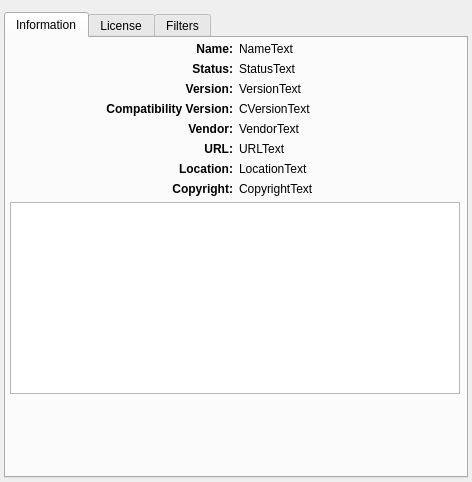
<?xml version="1.0" encoding="UTF-8"?>
<ui version="4.0">
 <class>PluginDetails</class>
 <widget class="QWidget" name="PluginDetails">
  <property name="geometry">
   <rect>
    <x>0</x>
    <y>0</y>
    <width>472</width>
    <height>482</height>
   </rect>
  </property>
  <property name="minimumSize">
   <size>
    <width>0</width>
    <height>0</height>
   </size>
  </property>
  <property name="windowTitle">
   <string>Dialog</string>
  </property>
  <layout class="QGridLayout" name="gridLayout">
   <property name="leftMargin">
    <number>4</number>
   </property>
   <property name="topMargin">
    <number>12</number>
   </property>
   <property name="rightMargin">
    <number>4</number>
   </property>
   <property name="bottomMargin">
    <number>4</number>
   </property>
   <item row="1" column="2">
    <widget class="QTabWidget" name="tabWidget">
     <property name="currentIndex">
      <number>0</number>
     </property>
     <widget class="QWidget" name="informationTab">
      <attribute name="title">
       <string>Information</string>
      </attribute>
      <layout class="QGridLayout" name="gridLayout_3">
       <property name="leftMargin">
        <number>4</number>
       </property>
       <property name="topMargin">
        <number>4</number>
       </property>
       <property name="rightMargin">
        <number>4</number>
       </property>
       <property name="bottomMargin">
        <number>4</number>
       </property>
       <item row="1" column="1">
        <widget class="QLabel" name="statusLabel">
         <property name="text">
          <string>StatusText</string>
         </property>
         <property name="wordWrap">
          <bool>true</bool>
         </property>
        </widget>
       </item>
       <item row="6" column="1">
        <widget class="QLabel" name="locationLabel">
         <property name="text">
          <string>LocationText</string>
         </property>
         <property name="wordWrap">
          <bool>true</bool>
         </property>
        </widget>
       </item>
       <item row="4" column="1">
        <widget class="QLabel" name="vendorLabel">
         <property name="text">
          <string>VendorText</string>
         </property>
         <property name="wordWrap">
          <bool>true</bool>
         </property>
        </widget>
       </item>
       <item row="5" column="1">
        <widget class="QLabel" name="urlLabel">
         <property name="text">
          <string>URLText</string>
         </property>
         <property name="wordWrap">
          <bool>true</bool>
         </property>
        </widget>
       </item>
       <item row="3" column="1">
        <widget class="QLabel" name="cVersionLabel">
         <property name="text">
          <string>CVersionText</string>
         </property>
         <property name="wordWrap">
          <bool>true</bool>
         </property>
        </widget>
       </item>
       <item row="7" column="0">
        <widget class="QLabel" name="copyrightHeader">
         <property name="text">
          <string>&lt;html&gt;&lt;head/&gt;&lt;body&gt;&lt;p&gt;&lt;span style=&quot; font-weight:600;&quot;&gt;Copyright:&lt;/span&gt;&lt;/p&gt;&lt;/body&gt;&lt;/html&gt;</string>
         </property>
         <property name="alignment">
          <set>Qt::AlignRight|Qt::AlignTrailing|Qt::AlignVCenter</set>
         </property>
        </widget>
       </item>
       <item row="7" column="1">
        <widget class="QLabel" name="copyrightLabel">
         <property name="text">
          <string>CopyrightText</string>
         </property>
         <property name="wordWrap">
          <bool>true</bool>
         </property>
        </widget>
       </item>
       <item row="4" column="0">
        <widget class="QLabel" name="vendorHeader">
         <property name="text">
          <string>&lt;html&gt;&lt;head/&gt;&lt;body&gt;&lt;p&gt;&lt;span style=&quot; font-weight:600;&quot;&gt;Vendor:&lt;/span&gt;&lt;/p&gt;&lt;/body&gt;&lt;/html&gt;</string>
         </property>
         <property name="alignment">
          <set>Qt::AlignRight|Qt::AlignTrailing|Qt::AlignVCenter</set>
         </property>
        </widget>
       </item>
       <item row="6" column="0">
        <widget class="QLabel" name="locationHeader">
         <property name="text">
          <string>&lt;html&gt;&lt;head/&gt;&lt;body&gt;&lt;p&gt;&lt;span style=&quot; font-weight:600;&quot;&gt;Location:&lt;/span&gt;&lt;/p&gt;&lt;/body&gt;&lt;/html&gt;</string>
         </property>
         <property name="alignment">
          <set>Qt::AlignRight|Qt::AlignTrailing|Qt::AlignVCenter</set>
         </property>
        </widget>
       </item>
       <item row="1" column="0">
        <widget class="QLabel" name="statusHeader">
         <property name="text">
          <string>&lt;html&gt;&lt;head/&gt;&lt;body&gt;&lt;p&gt;&lt;span style=&quot; font-weight:600;&quot;&gt;Status:&lt;/span&gt;&lt;/p&gt;&lt;/body&gt;&lt;/html&gt;</string>
         </property>
         <property name="textFormat">
          <enum>Qt::AutoText</enum>
         </property>
         <property name="alignment">
          <set>Qt::AlignRight|Qt::AlignTrailing|Qt::AlignVCenter</set>
         </property>
        </widget>
       </item>
       <item row="2" column="0">
        <widget class="QLabel" name="versionHeader">
         <property name="text">
          <string>&lt;html&gt;&lt;head/&gt;&lt;body&gt;&lt;p&gt;&lt;span style=&quot; font-weight:600;&quot;&gt;Version:&lt;/span&gt;&lt;/p&gt;&lt;/body&gt;&lt;/html&gt;</string>
         </property>
         <property name="alignment">
          <set>Qt::AlignRight|Qt::AlignTrailing|Qt::AlignVCenter</set>
         </property>
        </widget>
       </item>
       <item row="2" column="1">
        <widget class="QLabel" name="versionLabel">
         <property name="text">
          <string>VersionText</string>
         </property>
         <property name="wordWrap">
          <bool>true</bool>
         </property>
        </widget>
       </item>
       <item row="0" column="0">
        <widget class="QLabel" name="nameHeader">
         <property name="layoutDirection">
          <enum>Qt::LeftToRight</enum>
         </property>
         <property name="text">
          <string>&lt;html&gt;&lt;head/&gt;&lt;body&gt;&lt;p&gt;&lt;span style=&quot; font-weight:600;&quot;&gt;Name:&lt;/span&gt;&lt;/p&gt;&lt;/body&gt;&lt;/html&gt;</string>
         </property>
         <property name="alignment">
          <set>Qt::AlignRight|Qt::AlignTrailing|Qt::AlignVCenter</set>
         </property>
        </widget>
       </item>
       <item row="0" column="1">
        <widget class="QLabel" name="nameLabel">
         <property name="text">
          <string>NameText</string>
         </property>
         <property name="wordWrap">
          <bool>true</bool>
         </property>
        </widget>
       </item>
       <item row="5" column="0">
        <widget class="QLabel" name="urlHeader">
         <property name="text">
          <string>&lt;html&gt;&lt;head/&gt;&lt;body&gt;&lt;p&gt;&lt;span style=&quot; font-weight:600;&quot;&gt;URL:&lt;/span&gt;&lt;/p&gt;&lt;/body&gt;&lt;/html&gt;</string>
         </property>
         <property name="alignment">
          <set>Qt::AlignRight|Qt::AlignTrailing|Qt::AlignVCenter</set>
         </property>
        </widget>
       </item>
       <item row="3" column="0">
        <widget class="QLabel" name="cVersionHeader">
         <property name="text">
          <string>&lt;html&gt;&lt;head/&gt;&lt;body&gt;&lt;p&gt;&lt;span style=&quot; font-weight:600;&quot;&gt;Compatibility Version:&lt;/span&gt;&lt;/p&gt;&lt;/body&gt;&lt;/html&gt;</string>
         </property>
         <property name="alignment">
          <set>Qt::AlignRight|Qt::AlignTrailing|Qt::AlignVCenter</set>
         </property>
        </widget>
       </item>
       <item row="9" column="0" colspan="2">
        <spacer name="verticalSpacer">
         <property name="orientation">
          <enum>Qt::Vertical</enum>
         </property>
         <property name="sizeHint" stdset="0">
          <size>
           <width>20</width>
           <height>40</height>
          </size>
         </property>
        </spacer>
       </item>
       <item row="8" column="0" colspan="2">
        <widget class="QTextEdit" name="descriptionTextEdit">
         <property name="minimumSize">
          <size>
           <width>450</width>
           <height>0</height>
          </size>
         </property>
         <property name="maximumSize">
          <size>
           <width>450</width>
           <height>16777215</height>
          </size>
         </property>
         <property name="readOnly">
          <bool>true</bool>
         </property>
        </widget>
       </item>
      </layout>
     </widget>
     <widget class="QWidget" name="licenseTab">
      <attribute name="title">
       <string>License</string>
      </attribute>
      <layout class="QVBoxLayout" name="verticalLayout_2">
       <property name="leftMargin">
        <number>4</number>
       </property>
       <property name="topMargin">
        <number>4</number>
       </property>
       <property name="rightMargin">
        <number>4</number>
       </property>
       <property name="bottomMargin">
        <number>4</number>
       </property>
       <item>
        <widget class="QTextEdit" name="licenseTextEdit">
         <property name="readOnly">
          <bool>true</bool>
         </property>
        </widget>
       </item>
      </layout>
     </widget>
     <widget class="QWidget" name="filterTab">
      <attribute name="title">
       <string>Filters</string>
      </attribute>
      <layout class="QVBoxLayout" name="verticalLayout_3">
       <property name="leftMargin">
        <number>4</number>
       </property>
       <property name="topMargin">
        <number>4</number>
       </property>
       <property name="rightMargin">
        <number>4</number>
       </property>
       <property name="bottomMargin">
        <number>4</number>
       </property>
       <item>
        <widget class="QListWidget" name="filtersListWidget">
         <property name="editTriggers">
          <set>QAbstractItemView::NoEditTriggers</set>
         </property>
         <property name="selectionMode">
          <enum>QAbstractItemView::NoSelection</enum>
         </property>
        </widget>
       </item>
      </layout>
     </widget>
    </widget>
   </item>
  </layout>
 </widget>
 <resources/>
 <connections/>
</ui>
